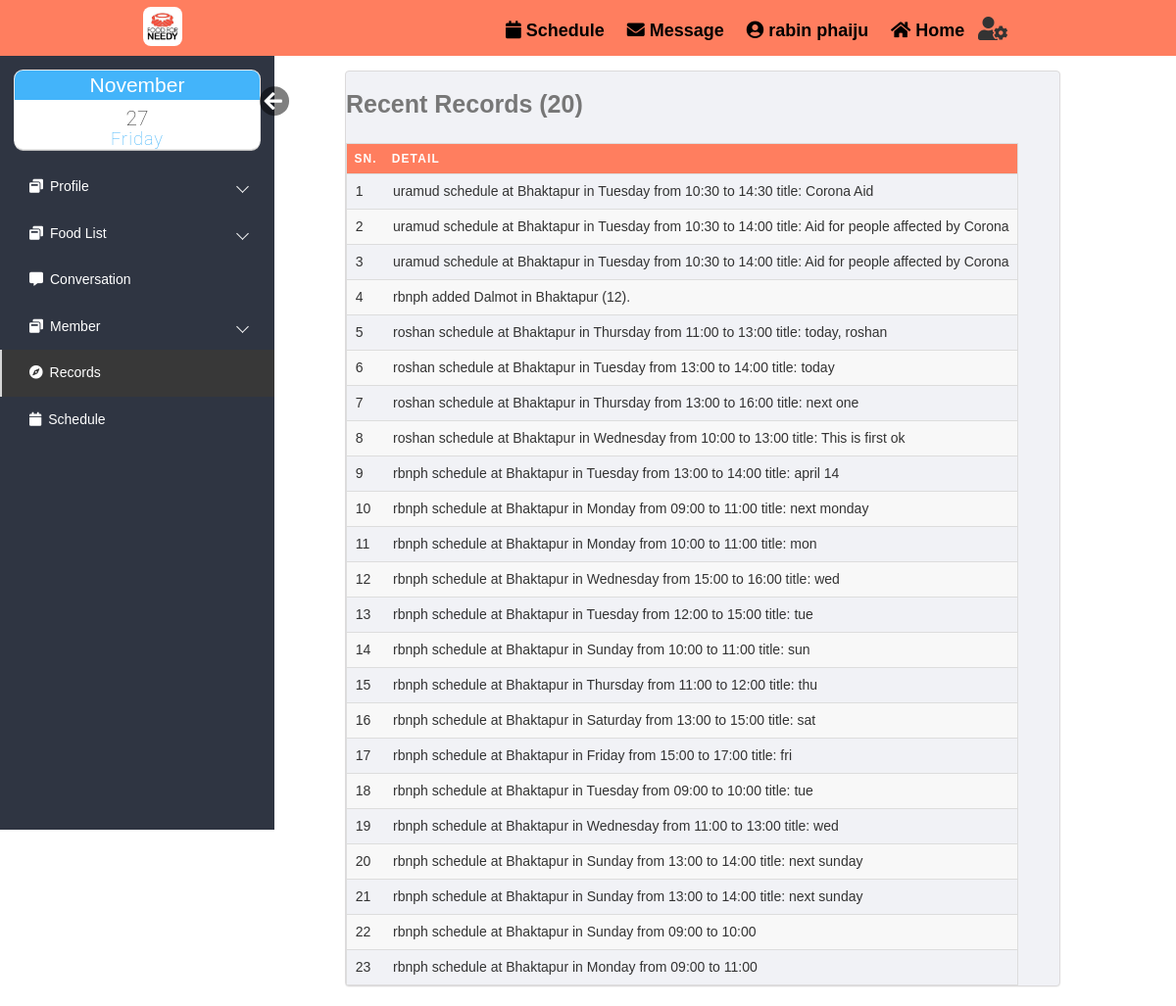
The page /html/records.php (signed in) on the database as committed earlier.
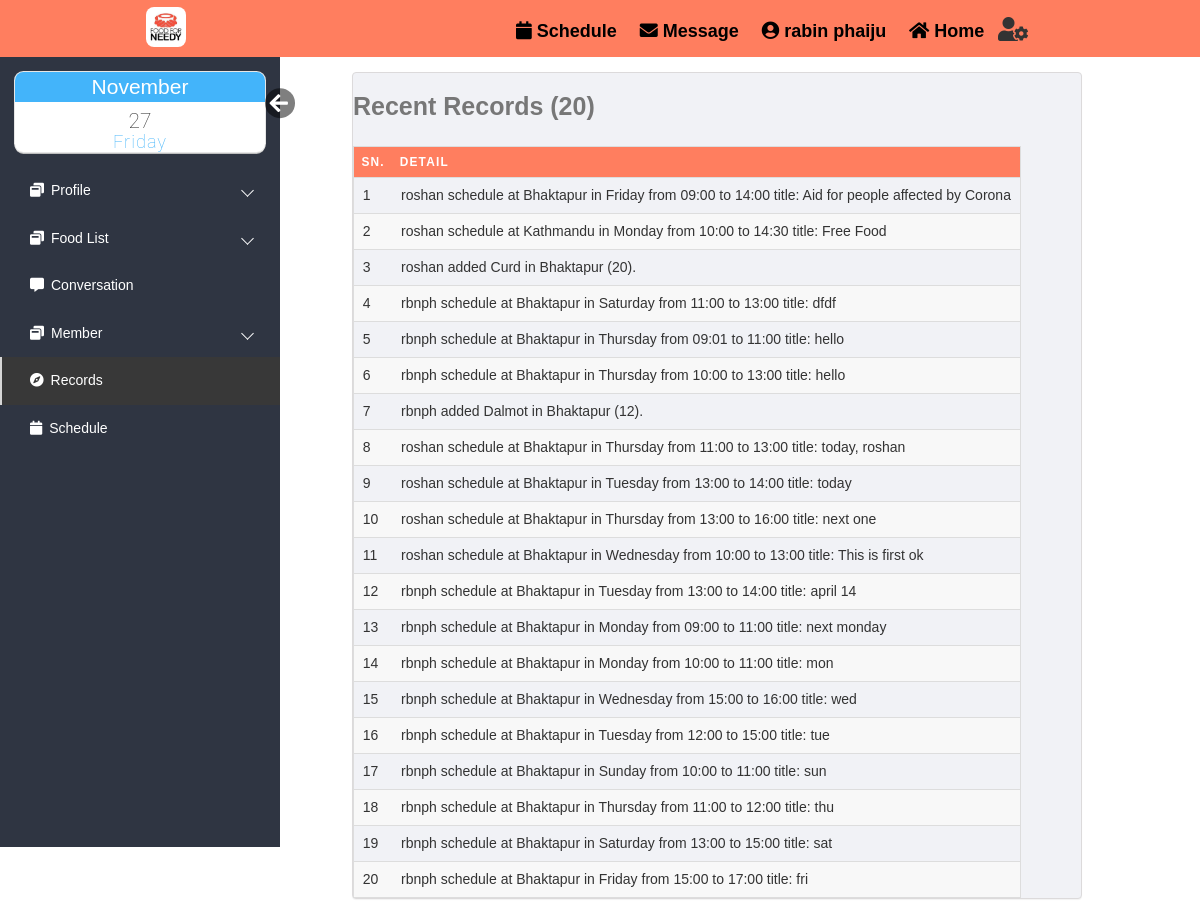
The same page on the database as committed later.
### tables this page shows
CREATE TABLE `records` (
  `record_id` int(10) UNSIGNED NOT NULL,
  `description` varchar(100) DEFAULT NULL,
  `reg_id` int(10) UNSIGNED DEFAULT NULL,
  `date` datetime NOT NULL DEFAULT current_timestamp()
);

### html/records.php (the view, shortened to what this page needs)
<!DOCTYPE html>
<html lang="en">
<head>
    <link rel="stylesheet" href="https://maxcdn.bootstrapcdn.com/bootstrap/3.3.6/css/bootstrap.min.css">
    <link rel="stylesheet" href="https://maxcdn.bootstrapcdn.com/font-awesome/4.6.3/css/font-awesome.min.css">
    <link rel="stylesheet" href="css/loginindex.css">
    <link rel="stylesheet" href="css/editprofile.css">
    <link rel="stylesheet" href="css/index.css">
    <link rel="stylesheet" href="https://use.fontawesome.com/releases/v5.3.1/css/all.css">
    <link rel="stylesheet" href="css/datetime.css">
</head>
<body>
    <div class="body_wrapper">
        <div class="container">
            <div class="col-md-8 col-sm-9 contains">
                <div class="panel profile-panel">
    <?php
    $count=1;
    require_once("DBConnect.php");
        $sql = "SELECT * from records ";
	$result = $conn-> query($sql);
	if($result-> num_rows >0){
        if($result-> num_rows>20){
            $del1=$result-> num_rows-20;
            $del_count=0;
            while($del_count<$del1){
                $row = $result-> fetch_assoc();
                $record_ids=$row["record_id"];
               $sql0= "DELETE FROM `records` WHERE `record_id`='$record_ids'";
               require_once("DBConnect.php");
               mysqli_query($conn, $sql0);
               $del_count++;
            }}
            $sql = "SELECT * from records ORDER BY `date` DESC ";
            $result = $conn-> query($sql);
        ?>
        <table>
        <caption><b style="font-size:25px">Recent Records (20)</b></caption>
        <thead>
            <th scope="col"><span>Sn.</span></th>
            <th scope="col"><span>Detail</span></th>
        </thead>
        <tbody>
    <?php
        while($row = $result-> fetch_assoc()){?>
    <tr>
    <td scope="row"><?=$count?></td>
    <td><?=$row["description"]?></td>
    </tr>
         <?php   $count++;
				}}
        echo "</tbody></table>";
        ?>
                </div>
            </div>
        </div>
    </div>
</body>
</html>

Rows that differ between the two databases and show on the page:
removed records: description "rbnph schedule at Bhaktapur in Tuesday from 09:00 to 10:00 title: tue"
removed records: description "rbnph schedule at Bhaktapur in Wednesday from 11:00 to 13:00 title: wed"
removed records: description "rbnph schedule at Bhaktapur in Sunday from 13:00 to 14:00 title: next sunday"
removed records: description "rbnph schedule at Bhaktapur in Sunday from 13:00 to 14:00 title: next sunday"
removed records: description "rbnph schedule at Bhaktapur in Sunday from 09:00 to 10:00"
removed records: description "rbnph schedule at Bhaktapur in Monday from 09:00 to 11:00"
added records: description "roshan schedule at Bhaktapur in Friday from 09:00 to 14:00 title: Aid for people affected by Corona"
added records: description "roshan schedule at Kathmandu in Monday from 10:00 to 14:30 title: Free Food"
added records: description "roshan added Curd in Bhaktapur (20)."
changed records: description "uramud schedule at Bhaktapur in Tuesday from 10:30 to 14:30 title: Corona Aid" → "rbnph schedule at Bhaktapur in Saturday from 11:00 to 13:00 title: dfdf"
changed records: description "uramud schedule at Bhaktapur in Tuesday from 10:30 to 14:00 title: Aid for people affected by Corona" → "rbnph schedule at Bhaktapur in Thursday from 09:01 to 11:00 title: hello"
changed records: description "uramud schedule at Bhaktapur in Tuesday from 10:30 to 14:00 title: Aid for people affected by Corona" → "rbnph schedule at Bhaktapur in Thursday from 10:00 to 13:00 title: hello"
